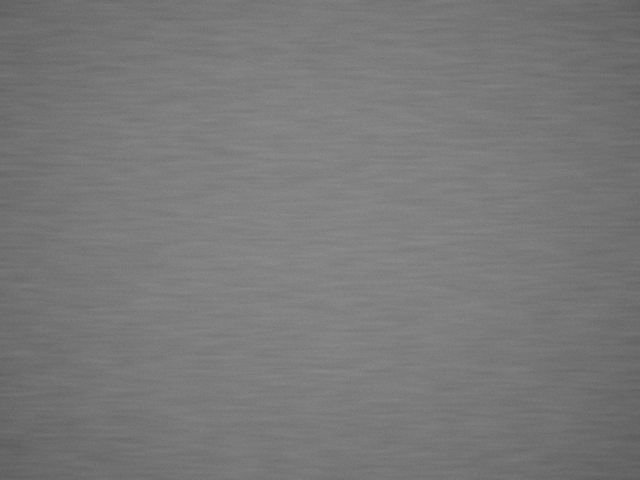
#> input picture data/images/0000_OK.png, 640 x 480 px
$ python evaluate.py
#> lines starting #> are read from the running program, lines starting #| are printed output that depends on the picture
### core/imageio.py
"""图片读写：兼容中文路径。

OpenCV 的 cv2.imread / cv2.imwrite 在 Windows 上遇到非 ASCII 路径会静默失败
（返回 None 或写不出文件），而本项目很可能被放在「答辩材料」这类中文目录下。
这里统一用 np.fromfile + cv2.imdecode 绕开，其余代码一律调用这两个函数。
"""
from __future__ import annotations

from pathlib import Path

import cv2
import numpy as np


def imread(path, flags: int = cv2.IMREAD_COLOR) -> np.ndarray | None:
    """读取图片，支持中文路径；读不到返回 None。"""
    try:
        buf = np.fromfile(str(Path(path)), dtype=np.uint8)
        if buf.size == 0:
            return None
        img = cv2.imdecode(buf, flags)
        return img
    except Exception:
        return None


# [13 lines left out: function imwrite, not called in this run]

### core/baseline.py
"""基线方案：全局 Otsu 阈值 + 形态学 + 面积过滤。

这是产线上最常见的"传统视觉"做法，作为对照基线（B0）。
它的失效机理很明确：
  - 全局单一阈值无法同时适配亮区与暗区 → 光照梯度下暗区漏检
  - 低对比缺陷与材质纹理的灰度重叠 → 阈值抬高则误检、压低则漏检
  - 单尺度结构元无法兼顾细划痕与大片油污
"""
from __future__ import annotations

import cv2
import numpy as np

from .common import Params, Region, analyze_regions


def detect(img: np.ndarray, p: Params) -> tuple[list[Region], np.ndarray, np.ndarray]:
    """返回 (区域列表, 检出掩膜, 对比度图/差分图)。"""
    blur = cv2.GaussianBlur(img, (5, 5), 0)
    thr, _ = cv2.threshold(blur, 0, 255, cv2.THRESH_BINARY_INV + cv2.THRESH_OTSU)
    level = int(np.clip(thr + p.otsu_bias, 1, 254))
    binary = (blur < level).astype(np.uint8) * 255

    k3 = cv2.getStructuringElement(cv2.MORPH_ELLIPSE, (3, 3))
    k5 = cv2.getStructuringElement(cv2.MORPH_ELLIPSE, (5, 5))
    binary = cv2.morphologyEx(binary, cv2.MORPH_OPEN, k3, iterations=1)
    binary = cv2.morphologyEx(binary, cv2.MORPH_CLOSE, k5, iterations=1)

    # 对比度图：以全局均值为参考、开运算背景估计
    bg = cv2.morphologyEx(img, cv2.MORPH_CLOSE,
                          cv2.getStructuringElement(cv2.MORPH_ELLIPSE, (31, 31)))
    diff = np.clip(bg.astype(np.float32) - img.astype(np.float32), 0, 255)

    regions = analyze_regions(binary, diff, p)
    return regions, binary, diff

### core/common.py
"""公共数据结构与区域分析工具。"""
from __future__ import annotations

from dataclasses import dataclass, field, asdict

import cv2
import numpy as np

LEVEL_CN = {1: "轻微", 2: "中等", 3: "严重"}


@dataclass
class Params:
    """检测参数（GUI 可实时调节）。"""
    min_area: int = 80          # 最小缺陷面积(px)
    score_thr: float = 0.58     # 置信度阈值（改进算法/基线共用）
    otsu_bias: int = 0          # 基线算法 Otsu 阈值偏移
    lo_ksize: int = 81          # 背景估计中值核
    k_h: float = 2.5            # 高频通道阈值 = mean + k*MADσ
    sigma_l: float = 2.5        # 低频通道低通 σ
    k_l: float = 3.0            # 低频通道阈值 = -k*MADσ
    px_per_mm: float = 12.0     # 标定：12 px = 1 mm
    fn_cost: float = 10.0       # 漏检代价权重
    fp_cost: float = 1.0        # 误检代价权重


@dataclass
class Region:
    """单个检出区域。"""
    rid: int
    x: int
    y: int
    w: int
    h: int
    cx: float
    cy: float
    area_px: int
    contrast: float
    solidity: float
    score: float
    level: int
    px_per_mm: float = 12.0
    kind: str = ""            # 粗分类结果：scratch / pit / stain / oil
    extra: dict = field(default_factory=dict)

    @property
    def area_mm2(self) -> float:
        return self.area_px / (self.px_per_mm ** 2)

    @property
    def length_mm(self) -> float:
        return max(self.w, self.h) / self.px_per_mm

    @property
    def level_cn(self) -> str:
        return LEVEL_CN.get(self.level, "-")

    @property
    def kind_cn(self) -> str:
        return {"scratch": "划痕", "pit": "凹坑", "stain": "污渍", "oil": "油污"}.get(self.kind, "未分类")

    # [8 lines left out: function as_dict, not called in this run]


def grade(area_px: int, contrast: float, px_per_mm: float) -> int:
    """缺陷分级：综合面积与对比度，映射产线处置策略。

    严重(3): 面积 ≥ 1.0 mm² 或 对比度 ≥ 40  → 直接判废
    中等(2): 面积 ≥ 0.35 mm² 或 对比度 ≥ 22 → 人工复检
    轻微(1): 其余                            → 放行并记录
    """
    area_mm2 = area_px / (px_per_mm ** 2)
    lv = 3 if area_mm2 >= 3.0 else (2 if area_mm2 >= 0.8 else 1)
    if contrast >= 55 and lv < 3:      # 极小但反差极高（深划痕/崩口）上调一级
        lv += 1
    return lv


def analyze_regions(binary: np.ndarray, diff: np.ndarray,
                    p: Params, weights=(0.5, 0.3, 0.2)) -> list[Region]:
    """对二值掩膜做连通域分析，输出带置信度评分的区域列表。"""
    n, labels, stats, cents = cv2.connectedComponentsWithStats(binary, 8)
    regions: list[Region] = []
    # 用于归一化评分的参考尺度（鲁棒，避免单张图自归一化导致阈值漂移）
    contrasts, areas = [], []
    for i in range(1, n):
        area = int(stats[i, cv2.CC_STAT_AREA])
        if area < p.min_area:
            continue
        m = labels == i
        contrasts.append(float(diff[m].mean()))
        areas.append(area)
    if not contrasts:
        return regions

    for i in range(1, n):
        area = int(stats[i, cv2.CC_STAT_AREA])
        if area < p.min_area:
            continue
        m = labels == i
        contrast = float(diff[m].mean())
        x, y, w, h = (int(stats[i, cv2.CC_STAT_LEFT]), int(stats[i, cv2.CC_STAT_TOP]),
                      int(stats[i, cv2.CC_STAT_WIDTH]), int(stats[i, cv2.CC_STAT_HEIGHT]))
        cnts, _ = cv2.findContours(m.astype(np.uint8), cv2.RETR_EXTERNAL,
                                   cv2.CHAIN_APPROX_SIMPLE)
        cnt = max(cnts, key=cv2.contourArea) if cnts else None
        hull_area = cv2.contourArea(cv2.convexHull(cnt)) if cnt is not None else area
        solidity = float(area / hull_area) if hull_area > 1 else 0.0
        # 细长物（划痕）solidity 天然偏低，用长宽比补偿形状分
        aspect = max(w, h) / max(1, min(w, h))
        shape_score = max(solidity, min(1.0, aspect / 3.0))

        c_norm = np.clip(contrast / 45.0, 0, 1)
        a_norm = np.clip(np.log1p(area) / np.log1p(4000), 0, 1)
        score = weights[0] * c_norm + weights[1] * a_norm + weights[2] * shape_score

        regions.append(Region(
            rid=len(regions) + 1, x=x, y=y, w=w, h=h, cx=float(cents[i][0]),
            cy=float(cents[i][1]), area_px=area, contrast=round(contrast, 2),
            solidity=round(solidity, 3), score=round(float(score), 3),
            level=grade(area, contrast, p.px_per_mm), px_per_mm=p.px_per_mm,
            extra={"aspect": round(float(aspect), 2)},
        ))
    return regions


# [18 lines left out: function overlay, not called in this run]


def mask_vis(binary: np.ndarray) -> np.ndarray:
    """二值掩膜转 BGR 便于显示。"""
    return cv2.cvtColor(binary, cv2.COLOR_GRAY2BGR)

### core/metrics.py
"""评测：图级 + 区域级指标，以及代价加权阈值搜索。

真值来源：dataset.py 生成时同步落盘的像素级掩膜（gt/*.png），
按连通域还原为"真值缺陷实例"，与预测框做贪心 IoU 匹配。
匹配准则（任一满足即算命中）：
    IoU >= 0.30  或  预测框中心落在真值连通域内
这样对划痕这类细长目标更宽容：框会偏大，但中心必然落在缺陷上。
"""
from __future__ import annotations

import json
import time
from dataclasses import replace
from pathlib import Path

import cv2
import numpy as np

from .imageio import imread

from .common import Params


def load_index(root: Path) -> list[dict]:
    return json.loads((root / "index.json").read_text(encoding="utf-8"))


def gt_instances(mask: np.ndarray) -> list[np.ndarray]:
    """真值掩膜 → 实例掩膜列表(每项 bool 数组)。"""
    n, labels, stats, _ = cv2.connectedComponentsWithStats(mask, 8)
    out = []
    for i in range(1, n):
        if stats[i, cv2.CC_STAT_AREA] < 20:
            continue
        out.append(labels == i)
    return out


def _iou_box(a, b) -> float:
    ax0, ay0, ax1, ay1 = a
    bx0, by0, bx1, by1 = b
    ix0, iy0 = max(ax0, bx0), max(ay0, by0)
    ix1, iy1 = min(ax1, bx1), min(ay1, by1)
    if ix1 <= ix0 or iy1 <= iy0:
        return 0.0
    inter = (ix1 - ix0) * (iy1 - iy0)
    ua = (ax1 - ax0) * (ay1 - ay0) + (bx1 - bx0) * (by1 - by0) - inter
    return inter / ua if ua > 0 else 0.0


def match_counts(pred_boxes, gt_masks) -> tuple[int, int, int]:
    """返回 (TP, FP, FN)。"""
    gt_boxes, gt_centers_ok = [], []
    for m in gt_masks:
        ys, xs = np.where(m)
        gt_boxes.append((xs.min(), ys.min(), xs.max() + 1, ys.max() + 1))
        gt_centers_ok.append(m)

    used = [False] * len(gt_masks)
    tp = 0
    for pb in pred_boxes:
        best, best_iou = -1, 0.0
        for gi, gb in enumerate(gt_boxes):
            if used[gi]:
                continue
            iou = _iou_box(pb, gb)
            if iou > best_iou:
                best, best_iou = gi, iou
        cx = int((pb[0] + pb[2]) / 2)
        cy = int((pb[1] + pb[3]) / 2)
        if best >= 0 and best_iou >= 0.30:
            used[best] = True
            tp += 1
            continue
        # 回退判据：中心点命中未匹配的真值连通域
        hit = None
        for gi, m in enumerate(gt_centers_ok):
            if used[gi]:
                continue
            if 0 <= cy < m.shape[0] and 0 <= cx < m.shape[1] and m[cy, cx]:
                hit = gi
                break
        if hit is not None:
            used[hit] = True
            tp += 1
        else:
            tp += 0  # 未命中
    fp = len(pred_boxes) - tp
    fn = sum(1 for u in used if not u)
    return tp, fp, fn


def evaluate(detect_fn, p: Params, root: Path, limit: int | None = None,
             collect: bool = False) -> dict:
    """跑完整个数据集，返回指标字典。"""
    index = load_index(root)
    if limit:
        index = index[:limit]

    tp = fp = fn = 0
    ng_total = ng_hit = 0          # 有缺陷图：是否至少检出一处
    ok_total = ok_fp = 0           # 无缺陷图：是否误报
    times: list[float] = []
    per_type: dict[str, dict] = {}
    failures: list[dict] = []

    for item in index:
        img = imread(str(root / "images" / item["file"]), cv2.IMREAD_GRAYSCALE)
        gt = imread(str(root / "gt" / item["file"]), cv2.IMREAD_GRAYSCALE)
        t0 = time.perf_counter()
        regions, binary, _ = detect_fn(img, p)
        dt = (time.perf_counter() - t0) * 1000
        times.append(dt)

        pred_boxes = [(r.x, r.y, r.x + r.w, r.y + r.h) for r in regions]
        gts = gt_instances(gt)
        t, f_p, f_n = match_counts(pred_boxes, gts)
        tp += t
        fp += f_p
        fn += f_n

        if item["ok"]:
            ok_total += 1
            if regions:
                ok_fp += 1
        else:
            ng_total += 1
            if regions:
                ng_hit += 1
            if collect and (f_n > 0 or f_p > 0):
                failures.append({
                    "file": item["file"], "gt": len(gts), "pred": len(regions),
                    "fn": f_n, "fp": f_p,
                    "types": [d["type"] for d in item["defects"]],
                    "contrasts": [d.get("contrast") for d in item["defects"]],
                    "areas_px": [d.get("area_px") for d in item["defects"]],
                })
            for d in item["defects"]:
                k = d["type"]
                st = per_type.setdefault(k, {"gt": 0, "tp": 0})
                st["gt"] += 1
                gb = d.get("bbox")
                if not gb:
                    continue
                hit = False
                for pb in pred_boxes:
                    cx, cy = (pb[0] + pb[2]) / 2, (pb[1] + pb[3]) / 2
                    inside = gb[0] <= cx <= gb[2] and gb[1] <= cy <= gb[3]
                    if inside or _iou_box(pb, tuple(gb)) >= 0.25:
                        hit = True
                        break
                if hit:
                    st["tp"] += 1

    precision = tp / (tp + fp) if tp + fp else 0.0
    recall = tp / (tp + fn) if tp + fn else 0.0
    f1 = 2 * precision * recall / (precision + recall) if precision + recall else 0.0
    cost = p.fn_cost * fn + p.fp_cost * fp

    result = {
        "images": len(index),
        "ng_images": ng_total,
        "ok_images": ok_total,
        "tp": tp, "fp": fp, "fn": fn,
        "precision": round(precision, 4),
        "recall": round(recall, 4),
        "f1": round(f1, 4),
        "miss_rate": round(fn / (tp + fn), 4) if tp + fn else 0.0,
        "ng_image_recall": round(ng_hit / ng_total, 4) if ng_total else 0.0,
        "ok_false_alarm": round(ok_fp / ok_total, 4) if ok_total else 0.0,
        "cost": round(cost, 1),
        "avg_ms": round(float(np.mean(times)), 2),
        "p95_ms": round(float(np.percentile(times, 95)), 2),
        "fps": round(1000.0 / float(np.mean(times)), 1) if times else 0.0,
    }
    if collect:
        result["failures"] = failures
        result["per_type"] = per_type
    return result


# [10 lines left out: function sweep, not called in this run]

### tools/evaluate.py
"""一键评测：基线 vs 改进 + 消融 + 阈值代价曲线，输出报告与配图。

用法：
    .venv\\Scripts\\python.exe -m tools.evaluate
产物（out/）：
    eval_report.json    全量指标（供 PPT 引用，避免手抄）
    benchmark.csv       逐项指标表
    tradeoff.csv        判定阈值扫描结果
    fig_compare.png     基线/改进三指标对比
    fig_pertype.png     逐类缺陷召回率对比
    fig_tradeoff.png    漏检-误检代价曲线
    fig_cases.png       典型案例四联图
"""
from __future__ import annotations

import csv
import json
import sys
from pathlib import Path

import cv2
import numpy as np
from PIL import Image, ImageDraw, ImageFont

ROOT = Path(__file__).resolve().parents[1]
sys.path.insert(0, str(ROOT))

from core import baseline, improved, metrics  # noqa: E402
from core.common import Params, overlay  # noqa: E402
from core.textdraw import filled_label  # noqa: E402
from core.imageio import imread

DATA = ROOT / "data"
OUT = ROOT / "out"
OUT.mkdir(exist_ok=True)

CN_FONT = "C:/Windows/Fonts/msyh.ttc"
TYPE_CN = {"scratch": "划痕", "pit": "凹坑", "stain": "污渍", "oil": "油污"}


# [84 lines left out: functions font, save_bar_chart, save_line_chart, not called in this run]


def main():
    p = Params()
    report: dict = {"dataset": {}, "config": p.__dict__, "models": {}}

    idx = metrics.load_index(DATA)
#> (reads data/index.json from the repository)
    report["dataset"] = {
        "images": len(idx),
        "ng": sum(1 for i in idx if not i["ok"]),
        "ok": sum(1 for i in idx if i["ok"]),
        "defect_instances": sum(i["n_defects"] for i in idx),
        "resolution": "640x480",
        "px_per_mm": idx[0]["px_per_mm"],
    }

    # --- 基线：扫 otsu_bias 取最优，保证对照公平
    base_rows = []
    for b in range(-25, 26, 5):
        m = metrics.evaluate(baseline.detect, Params(otsu_bias=b), DATA)
#> in imread, img is the input picture: shape (480, 640); min 92, max 140, mean 120.7
#> in detect, `thr, _ = cv2.threshold(blur, 0, 255, cv2.THRESH_BINARY_INV + cv2.THRES..`: thr = 119
#> in detect, `level = int(np.clip(thr + p.otsu_bias, 1, 254))`: level = 94
#> in detect, `binary = (blur < level).astype(np.uint8) * 255`: binary: shape (480, 640); every value is 0
#> in detect, `diff = np.clip(bg.astype(np.float32) - img.astype(np.float32), 0, 255)`:
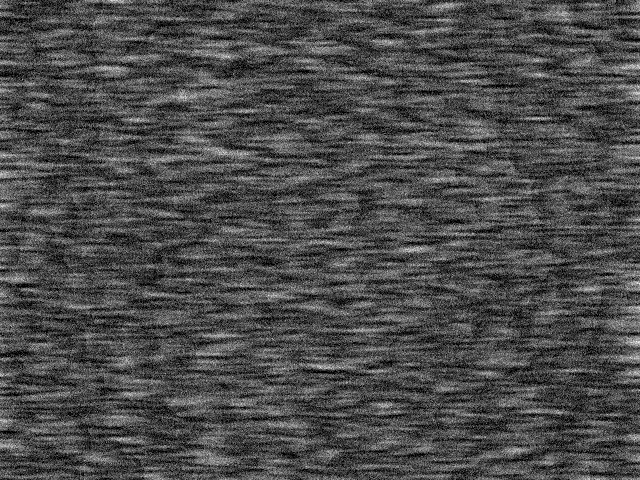
#> diff: shape (480, 640) float32; min 0, max 18, mean 5.34; drawn with min black and max white
#> in analyze_regions, `n, labels, stats, cents = cv2.connectedComponentsWithStats(binary, 8)`: labels: shape (480, 640) int32; every value is 0
#> in analyze_regions, `n, labels, stats, cents = cv2.connectedComponentsWithStats(binary, 8)`: n = 1; stats = [[0, 0, 640, 480, 307200]]; cents = [[319.5, 239.5]]
#> after the loop in analyze_regions, `for i in range(1, n):`: areas = []
#> in gt_instances, `n, labels, stats, _ = cv2.connectedComponentsWithStats(mask, 8)`: labels: shape (480, 640) int32; every value is 1
#> in gt_instances, `n, labels, stats, _ = cv2.connectedComponentsWithStats(mask, 8)`: n = 2; stats = [[-1, 2147483647, 0, 0, 0], [0, 0, 640, 480, 307200]]
#> after the loop in gt_instances, `for i in range(1, n):`: out = 1 item
#> the loop in match_counts, `for m in gt_masks:` made 1 pass
#> after the loop in match_counts, `for m in gt_masks:`: gt_boxes = [(0, 0, 640, 480)]; gt_centers_ok = 1 item
#> in match_counts, `used = [False] * len(gt_masks)`: used = [False]
#> after the loop in match_counts, `for pb in pred_boxes:`: tp = 0
#> in match_counts, `fn = sum(1 for u in used if not u)`: fn = 1
#> in evaluate, `t, f_p, f_n = match_counts(pred_boxes, gts)`: t = 0; f_n = 1
#> in evaluate, `tp += t`: tp = 0
#> in evaluate, `fn += f_n`: fn = 1
        m["otsu_bias"] = b
        base_rows.append(m)
    best_bias = max(base_rows, key=lambda r: r["f1"])["otsu_bias"]
    best_base = metrics.evaluate(baseline.detect, Params(otsu_bias=best_bias), DATA, collect=True)
    best_base["otsu_bias"] = best_bias
    report["models"]["baseline_tuned"] = best_base
    report["models"]["baseline_sweep"] = base_rows

    # --- 改进方案（默认参数）
    imp = metrics.evaluate(improved.detect, p, DATA, collect=True)
    report["models"]["improved"] = imp

    # --- 消融
    ablation = {
        "full": {k: imp[k] for k in ("precision", "recall", "f1", "miss_rate", "cost")},
        "w/o 光照归一化": {k: v for k, v in
                       metrics.evaluate(improved.detect_no_normalize, p, DATA).items()
                       if k in ("precision", "recall", "f1", "miss_rate", "cost")},
        "w/o 多尺度(单核)": {k: v for k, v in
                        metrics.evaluate(improved.detect_single_scale, p, DATA).items()
                        if k in ("precision", "recall", "f1", "miss_rate", "cost")},
        "baseline(Otsu)": {k: best_base[k] for k in
                           ("precision", "recall", "f1", "miss_rate", "cost")},
    }
    report["ablation"] = ablation

    # --- 阈值扫描（代价曲线）
    sweep_rows = []
    for st in np.round(np.arange(0.30, 0.81, 0.05), 2):
        m = metrics.evaluate(improved.detect, Params(score_thr=float(st)), DATA)
        m["score_thr"] = float(st)
        sweep_rows.append(m)
    report["tradeoff"] = sweep_rows
    cost_best = min(sweep_rows, key=lambda r: r["cost"])
    f1_best = max(sweep_rows, key=lambda r: r["f1"])
    report["operating_points"] = {"cost_optimal": cost_best, "f1_optimal": f1_best}

    (OUT / "eval_report.json").write_text(
        json.dumps(report, ensure_ascii=False, indent=1), encoding="utf-8")

    # --- CSV
    with (OUT / "benchmark.csv").open("w", newline="", encoding="utf-8-sig") as f:
        w = csv.writer(f)
        w.writerow(["方案", "精确率", "召回率", "F1", "漏检率", "整图误报率",
                    "漏检数", "误检数", "平均耗时ms"])
        for name, m in [("基线 Otsu(调优)", best_base), ("改进方案", imp)]:
            w.writerow([name, m["precision"], m["recall"], m["f1"], m["miss_rate"],
                        m["ok_false_alarm"], m["fn"], m["fp"], m["avg_ms"]])
    with (OUT / "tradeoff.csv").open("w", newline="", encoding="utf-8-sig") as f:
        w = csv.writer(f)
        w.writerow(["score_thr", "精确率", "召回率", "漏检数", "误检数", "代价"])
        for m in sweep_rows:
            w.writerow([m["score_thr"], m["precision"], m["recall"], m["fn"], m["fp"], m["cost"]])

    # --- 图
    save_bar_chart(
        OUT / "fig_compare.png", ["精确率", "召回率", "F1"],
        [("基线 Otsu", [best_base["precision"], best_base["recall"], best_base["f1"]], (120, 140, 168)),
         ("改进方案", [imp["precision"], imp["recall"], imp["f1"]], (32, 120, 220))],
        "基线 vs 改进：整体指标（同数据集、同后处理、均取最优参数）",
        subtitle=f"{report['dataset']['images']} 张图 / {report['dataset']['defect_instances']} 处缺陷 / 640×480")

    types = ["scratch", "pit", "stain", "oil"]
    br = [round(best_base["per_type"].get(t, {"tp": 0})["tp"] /
                max(1, best_base["per_type"].get(t, {"gt": 1})["gt"]), 3) for t in types] \
        if best_base.get("per_type") else [0, 0, 0, 0]
    ir = [round(imp["per_type"].get(t, {"tp": 0})["tp"] /
                max(1, imp["per_type"].get(t, {"gt": 1})["gt"]), 3) for t in types]
    save_bar_chart(
        OUT / "fig_pertype.png", [TYPE_CN[t] for t in types],
        [("基线 Otsu", br, (120, 140, 168)), ("改进方案", ir, (32, 120, 220))],
        "逐类召回率：改进方案在哪类缺陷上获胜、哪类仍是短板",
        subtitle="划痕宽度 1~3 px，与拉丝纹理同频，是当前主要漏检来源")

    save_bar_chart(
        OUT / "fig_ablation.png",
        ["基线 Otsu", "去掉光照归一化", "去掉多尺度", "完整方案"],
        [("F1", [ablation["baseline(Otsu)"]["f1"], ablation["w/o 光照归一化"]["f1"],
                 ablation["w/o 多尺度(单核)"]["f1"], ablation["full"]["f1"]], (32, 120, 220))],
        "消融实验：三处改动的独立贡献", subtitle="每去掉一项，F1 的下降幅度即该项的边际收益")

    save_line_chart(
        OUT / "fig_tradeoff.png",
        [r["score_thr"] for r in sweep_rows],
        [("漏检数 FN", [r["fn"] for r in sweep_rows], (196, 62, 62)),
         ("误检数 FP", [r["fp"] for r in sweep_rows], (60, 140, 90))],
        "判定阈值的代价权衡：漏检与误检不可同时最小", "置信度判定阈值 score_thr")

    # --- 典型案例四联图
    cases = []
    for item in idx:
        if item["ok"] or len(cases) >= 2:
            continue
        if len(item["defects"]) >= 3:
            cases.append(item["file"])
    canvas_rows = []
    for f in cases[:2]:
        img = imread(str(DATA / "images" / f), cv2.IMREAD_GRAYSCALE)
        gt = imread(str(DATA / "gt" / f), cv2.IMREAD_GRAYSCALE)
        rb, mb, _ = baseline.detect(img, Params(otsu_bias=best_base["otsu_bias"]))
        ri, mi, _ = improved.detect(img, p)
        row = [cv2.cvtColor(img, cv2.COLOR_GRAY2BGR), cv2.cvtColor(gt, cv2.COLOR_GRAY2BGR),
               overlay(img, rb), overlay(img, ri)]
        labels = ["原图", "真值 GT", f"基线 Otsu（检出 {len(rb)}）", f"改进方案（检出 {len(ri)}）"]
        for r, lab in zip(row, labels):
            r = cv2.resize(r, (420, 315))
            filled_label(r, lab, (6, 6), size=15, fg=(238, 242, 250), bg=(30, 34, 42))
            canvas_rows.append(r)
    if canvas_rows:
        rows = [np.hstack(canvas_rows[i:i + 4]) for i in range(0, len(canvas_rows), 4)]
        cv2.imwrite(str(OUT / "fig_cases.png"), np.vstack(rows))

    print(json.dumps({
        "baseline": {k: best_base[k] for k in ("precision", "recall", "f1", "miss_rate", "avg_ms")},
        "improved": {k: imp[k] for k in ("precision", "recall", "f1", "miss_rate",
                                        "ok_false_alarm", "avg_ms", "fps")},
        "ablation": ablation,
        "cost_optimal": {k: cost_best[k] for k in ("score_thr", "fn", "fp", "cost", "miss_rate")},
        "f1_optimal": {k: f1_best[k] for k in ("score_thr", "fn", "fp", "cost", "miss_rate")},
    }, ensure_ascii=False, indent=1))


if __name__ == "__main__":
#> (the run stopped early here; a loop or call above may not have finished)
